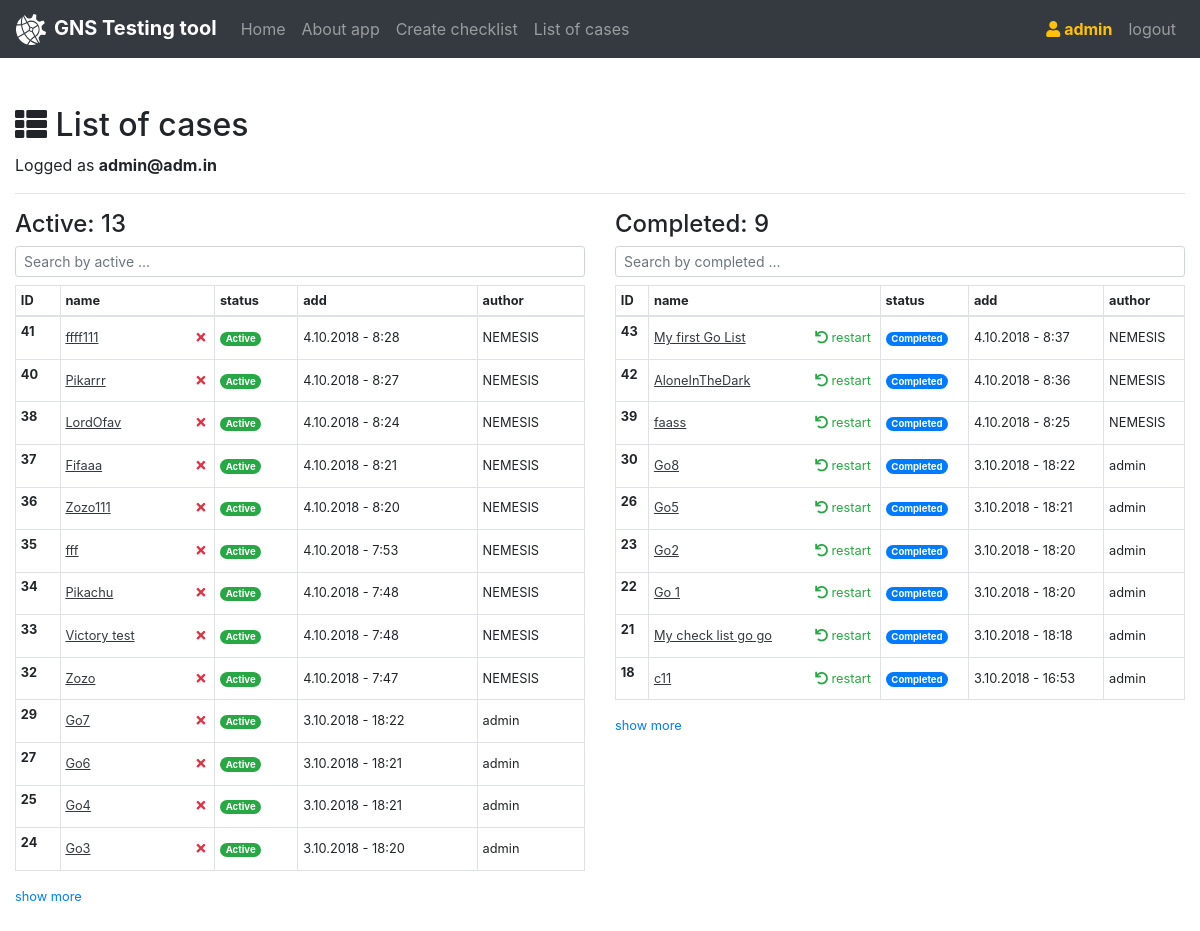
The app's page /listofcases/ (signed in) with its own data.
### app/models.py (models this page shows)
class CheckLists(models.Model):
    touched = models.BooleanField(default=False)
    name = models.CharField(max_length=300,default='untitled checklist')
    project_name = models.CharField(max_length=300,default='untitled project')
    is_active = models.BooleanField(default=True)
    is_visible = models.BooleanField(default=True)
    author = models.ForeignKey(User,on_delete=models.CASCADE)
    add = models.DateTimeField(auto_now_add=True)
    notes = models.TextField(max_length=1500,null=True,blank=True)

### app/views.py (the view)
# urls.py: path('listofcases/', listofcases),
def listofcases(request):
    cases_by_user_active = CheckLists.objects.filter(is_active=True,is_visible=True).order_by('-add')
    cases_by_user_complete = CheckLists.objects.filter(is_active=False,is_visible=True).order_by('-add')
    return render(request,'listofcases.html',{"cases_active":cases_by_user_active,"cases_complete":cases_by_user_complete})

### app/templates/listofcases.html (shortened to what this page needs)
{% extends 'base.html' %}
{% block listofcases %}
<h2><i class="fa fa-th-list "></i> List of cases</h2>
<span>Logged as <span class="font-weight-bold">{{request.user.email}}</span>
</span>
<hr>
<div class="row small">
<div class="col-xl-6">
	<h4>Active: {{cases_active | length}}</h4>
 <input type="text" class="my-2 form-control search_by_active form-control-sm" placeholder="Search by active ...">
<table class="table  table-bordered table-sm">
  <thead>
    <tr>
      <th scope="col">ID</th>
      <th scope="col">name</th>
      <th scope="col">status</th>
      <th scope="col">add</th>
      <th scope="col">author</th>
    </tr>
  </thead>
  <tbody class="active_body">
{%for c in cases_active %}
    <tr class="active_item">
      <th scope="row">{{c.pk}}</th>
      <td class="">
      	<div class="float-left">
      	<a class="text-dark" href="/checklist/{{c.pk}}"><u>{{c.name}}</u></a>
      	</div>
      	<div class="action_buttons float-right">
      		<a data-toggle="modal" data-target="#exampleModal" class="p-1 text-success text-danger remove_checklist" href="#" ><i class="fas fa-times"></i></a>
      	</div>
      </td>
      <td> {% if c.is_active %} <span class="badge badge-pill badge-success">Active</span> {% else %} <span class="badge badge-primary badge-pill">Completed</span> {%endif%}</td>
      <td>{{c.add.day}}.{{c.add.month}}.{{c.add.year}} - {{c.add.hour}}:{{c.add.minute}}</td>
      <td>{{c.author}}</td>
    </tr>
{%endfor%}
  </tbody>
</table>
<a href="#" class="show_more_active">show more</a>
</div>
<div class="col-xl-6">
	<h4>Completed: {{cases_complete | length}}</h4>
  <input type="text" class="my-2 form-control search_by_complete form-control-sm" placeholder="Search by completed ...">
<table class="table  table-bordered table-sm">
  <thead>
    <tr>
      <th scope="col">ID</th>
      <th scope="col">name</th>
      <th scope="col">status</th>
      <th scope="col">add</th>
      <th scope="col">author</th>
    </tr>
  </thead>
  <tbody class="complete_body">
{%for c in cases_complete %}
    <tr class="complete_item">
      <th scope="row">{{c.pk}}</th>
      <td class="">
      	<div class="float-left">
      	<a class="text-dark"  href="/checklist/{{c.pk}}"><u>{{c.name}}</u></a>
      	</div>
      	<div class="action_buttons float-right">
      		<a class="p-1 text-success" href="/toggle_status/{{c.pk}}/" ><i class="fas fa-undo"></i> restart </a>
      	</div>
      </td>
      <td> {% if c.is_active %} <span class="badge badge-pill badge-success">Active</span> {% else %} <span class="badge badge-primary badge-pill">Completed</span> {%endif%}</td>
      <td>{{c.add.day}}.{{c.add.month}}.{{c.add.year}} - {{c.add.hour}}:{{c.add.minute}}</td>
      <td>{{c.author}}</td>
    </tr>
{%endfor%}
  </tbody>
</table>
<a href="#" class="show_more_complete">show more</a>
</div>
</div>
{% endblock %}

### app/templates/base.html (shortened to what this page needs)
<!doctype html>
<html lang="en">
  <head>
    <link rel="stylesheet" href="https://stackpath.bootstrapcdn.com/bootstrap/4.1.2/css/bootstrap.min.css">
    <link rel="stylesheet" href="https://use.fontawesome.com/releases/v5.1.0/css/all.css">
  </head>
  <body>
    <nav class="navbar navbar-expand-lg navbar-dark bg-dark">
      <a class="navbar-brand" href="/"><img id="myImg" class="mr-2" width="30px" src="/static/img/gns_logo.svg" alt=""><span class="font-weight-bold">GNS Testing tool</span></a>
      <div class="collapse navbar-collapse" id="navbarSupportedContent">
        <ul class="navbar-nav mr-auto">
          {% if not request.user.is_authenticated %}
          <li class="nav-item">
            <a class="nav-link" href="/">Home <span class="sr-only">(current)</span></a>
          </li>
          <li class="nav-item">
            <a class="nav-link" href="/about/">About app</a>
          </li>
          {%else%}
          <li class="nav-item"><a class="nav-link" href="/home/">Home <span class="sr-only">(current)</span></a></li>
          <li class="nav-item"><a class="nav-link" href="/about/">About app</a></li>
          <li class="nav-item"><a class="nav-link" href="/createchecklist/">Create checklist</a></li>
          <li class="nav-item"><a class="nav-link" href="/listofcases/">List of cases</a></li>
          {% endif %}
        </ul>
        {% if not request.user.is_authenticated %}
        <ul class="navbar-nav ml-auto">
          <li class="nav-item"><a class="nav-link" href="/login/">Login</a></li>
          <li class="nav-item"><a class="nav-link" href="/register/">Register</a></li>
        </ul>
        {% else %}
        <ul class="navbar-nav ml-auto">
          <li class="nav-item"><a class="nav-link text-warning  font-weight-bold" href="/"><i class="fas fa-user"></i> {{user.get_username}}</a></li>
          <li class="nav-item"><a class="nav-link" href="/logout/">logout</a><li>
        </ul>
        {% endif %}
      </div>
    </nav>
    <div class="container-fluid my-5">
    {% if not request.user.is_authenticated %}
    {%block login%}{%endblock%}
    {%block register%}{%endblock%}
    {%block afterlogout%}{%endblock%}
    {% else %}
    {%block listofcases%}{%endblock%}
    {% endif %}
    </div>
  </body>
</html>

### app/templates/listofcases.html (style rules this page uses)
td { line-height: 2rem; }

### app/templates/base.html (style rules this page uses)
* { transition: transform .2s ease; }
#myImg { -webkit-animation: rotation 5s infinite linear; }

### records on screen
CheckLists: pk "41", name "ffff111", is_active "Active", add.day "4", add.month "10", add.year "2018", add.hour "8", add.minute "28", author "NEMESIS"
CheckLists: pk "40", name "Pikarrr", is_active "Active", add.day "4", add.month "10", add.year "2018", add.hour "8", add.minute "27", author "NEMESIS"
CheckLists: pk "38", name "LordOfav", is_active "Active", add.day "4", add.month "10", add.year "2018", add.hour "8", add.minute "24", author "NEMESIS"
CheckLists: pk "37", name "Fifaaa", is_active "Active", add.day "4", add.month "10", add.year "2018", add.hour "8", add.minute "21", author "NEMESIS"
CheckLists: pk "36", name "Zozo111", is_active "Active", add.day "4", add.month "10", add.year "2018", add.hour "8", add.minute "20", author "NEMESIS"
CheckLists: pk "35", name "fff", is_active "Active", add.day "4", add.month "10", add.year "2018", add.hour "7", add.minute "53", author "NEMESIS"
CheckLists: pk "34", name "Pikachu", is_active "Active", add.day "4", add.month "10", add.year "2018", add.hour "7", add.minute "48", author "NEMESIS"
CheckLists: pk "33", name "Victory test", is_active "Active", add.day "4", add.month "10", add.year "2018", add.hour "7", add.minute "48", author "NEMESIS"
CheckLists: pk "32", name "Zozo", is_active "Active", add.day "4", add.month "10", add.year "2018", add.hour "7", add.minute "47", author "NEMESIS"
CheckLists: pk "29", name "Go7", is_active "Active", add.day "3", add.month "10", add.year "2018", add.hour "18", add.minute "22", author "admin"
CheckLists: pk "27", name "Go6", is_active "Active", add.day "3", add.month "10", add.year "2018", add.hour "18", add.minute "21", author "admin"
CheckLists: pk "25", name "Go4", is_active "Active", add.day "3", add.month "10", add.year "2018", add.hour "18", add.minute "21", author "admin"
CheckLists: pk "24", name "Go3", is_active "Active", add.day "3", add.month "10", add.year "2018", add.hour "18", add.minute "20", author "admin"
CheckLists: pk "43", name "My first Go List", is_active "Completed", add.day "4", add.month "10", add.year "2018", add.hour "8", add.minute "37", author "NEMESIS"
CheckLists: pk "42", name "AloneInTheDark", is_active "Completed", add.day "4", add.month "10", add.year "2018", add.hour "8", add.minute "36", author "NEMESIS"
CheckLists: pk "39", name "faass", is_active "Completed", add.day "4", add.month "10", add.year "2018", add.hour "8", add.minute "25", author "NEMESIS"
CheckLists: pk "30", name "Go8", is_active "Completed", add.day "3", add.month "10", add.year "2018", add.hour "18", add.minute "22", author "admin"
CheckLists: pk "26", name "Go5", is_active "Completed", add.day "3", add.month "10", add.year "2018", add.hour "18", add.minute "21", author "admin"
CheckLists: pk "23", name "Go2", is_active "Completed", add.day "3", add.month "10", add.year "2018", add.hour "18", add.minute "20", author "admin"
CheckLists: pk "22", name "Go 1", is_active "Completed", add.day "3", add.month "10", add.year "2018", add.hour "18", add.minute "20", author "admin"
CheckLists: pk "21", name "My check list go go", is_active "Completed", add.day "3", add.month "10", add.year "2018", add.hour "18", add.minute "18", author "admin"
CheckLists: pk "18", name "c11", is_active "Completed", add.day "3", add.month "10", add.year "2018", add.hour "16", add.minute "53", author "admin"

### other values on screen
{{ user.get_username }} "admin"
{{ request.user.email }} "admin@adm.in"
{{ cases_active | length }} "13"
{{ cases_complete | length }} "9"
